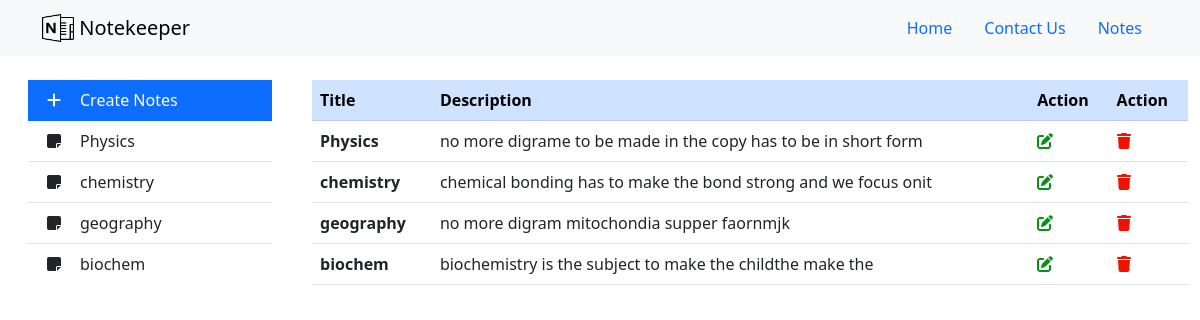
The page / on the database its author committed.
### notekeeper/models.py (models this page shows)
class Notekeeper(models.Model):
    title=models.CharField(max_length=100)
    description=models.TextField(max_length=300,blank=True, null=True, default="Some text")

### notekeeper/views.py (the view)
# urls.py: 2. Add a URL to urlpatterns:  path('', views.home, name='home')
def home(request):
    note=Notekeeper.objects.all()
    return render(request,"notekeeper/home.html",{'note':note})

### notekeeper/templates/notekeeper/home.html
{% extends 'notekeeper/base.html' %}
{% block content %}
{% if note %}
<table class="table mt-4">
    <thead class="table-primary">
      <tr>
        <th scope="col">Title</th>
        <th scope="col">Description</th>
        <th scope="col">Action</th>
        <th scope="col">Action</th>
      </tr>
    </thead>
    <tbody>
    {% for nt in note%}
      <tr>
        <th>{{nt.title}}</th>
        <td>{{nt.description}}</td>
        <td>
            <a href="{% url 'update' nt.id%}"><i class="fas fa-edit" style="color: #089118;"></i></a>
        </td>
        <td>
            <a href="{% url 'delete' nt.id %}"><i class="fa-solid fa-trash" style="color: #f21202;"></i></a>
        </td>
      </tr>
    {% endfor %}
    </tbody>
  </table>
{% else %}
  <h1>no records</h1>
{% endif %}
{% endblock content %}

### notekeeper/templates/notekeeper/base.html (shortened to what this page needs)
{% load static %}
<!DOCTYPE html>
<html lang="en">
<head>
    <link rel="stylesheet" href="{% static 'notekeeper/css/all.min.css' %}">
    <link rel="stylesheet" href="{% static 'notekeeper/css/bootstrap.css' %}">
</head>
<body>
   {% include 'notekeeper/nav.html' %}
   <div class="container-fluid">
    <div class="row">
        <div class="col-3">
             {% include 'notekeeper/sidebar.html' %}
        </div>
        <div class="col-9">
             {% block content %}{% endblock content %}
        </div>
    </div>
   </div>
</body>
</html>

### notekeeper/templates/notekeeper/nav.html
{% load static %}
<nav class="navbar navbar-light bg-light">
    <div class="container">
      <a class="navbar-brand" href="#">
        <img src="{% static 'notekeeper/images/note.png' %}" alt="" width="32" height="28"  class="d-inline-block align-text-top">
        Notekeeper
      </a>
      <ul class="nav">
        <li class="nav-item">
          <a class="nav-link"  href="#">Home</a>
        </li>
        <li class="nav-item">
          <a class="nav-link" href="#">Contact Us</a>
        </li>
        <li class="nav-item">
          <a class="nav-link" href="#">Notes</a>
        </li>
      </ul>
    </div>
  </nav>

### notekeeper/templates/notekeeper/sidebar.html (shortened to what this page needs)
<nav id="sidebarMenu" class="collapse d-lg-block sidebar collapse bg-white">
    <div class="position-sticky">
      <div class="list-group list-group-flush mx-3 mt-4">
        <a
          href="{% url 'create' %}"
          class="list-group-item list-group-item-action py-2 ripple active"
          aria-current="true"
        >
        <i class="fa-solid fa-plus fa-fw me-3"></i><span>Create Notes</span>
        </a>
        {% if note %}
        {% for nt in note%}
        <a href="#" class="list-group-item list-group-item-action py-2 ripple">
          <i class="fa-solid fa-note-sticky fa-fw me-3"></i><span>{{nt.title}}</span>
        </a>
        {% endfor %}
        {% endif %}
      </div>
    </div>
  </nav>

### rows shown on the page
Notekeeper: title "Physics", description "no more digrame to be made in the copy has to be in short form"
Notekeeper: title "chemistry", description "chemical bonding has to make the bond strong and we focus onit"
Notekeeper: title "geography", description "no more digram mitochondia supper faornmjk"
Notekeeper: title "biochem", description "biochemistry is the subject to make the childthe make the"
